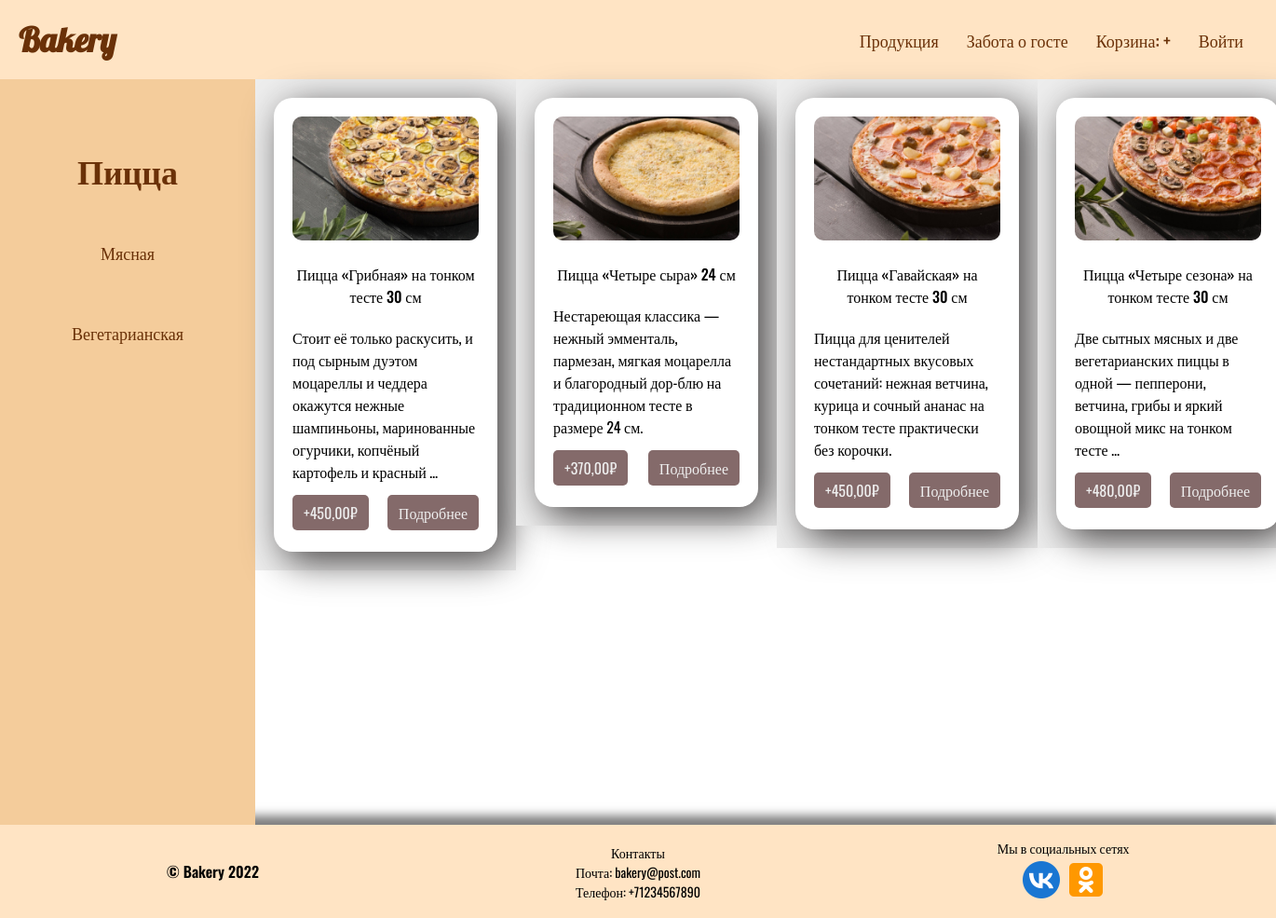
The app's page /category/pizza/ with its own data.
### catalog/models.py (models this page shows, shortened)
class Category(models.Model):
    title = models.CharField(max_length=100, db_index=True, verbose_name='Название')
    slug = models.SlugField(max_length=100, unique=True, db_index=True, verbose_name='URL')
    objects = CategoryManager()
    def __str__(self):
        return self.title

class Product(models.Model):
    MIN_RESOLUTION = (400, 400)
    MAX_RESOLUTION = (1000, 1000)
    MAX_IMAGE_SIZE = 3145728
    class Meta:
        abstract = True
    title = models.CharField(max_length=150, db_index=True, verbose_name='Название')
    slug = models.SlugField(max_length=150, unique=True, db_index=True, verbose_name='URL')
    description = models.TextField(verbose_name='Описание', null=True)
    structure = models.TextField(verbose_name='Состав', null=True)
    weight = models.SmallIntegerField(verbose_name='Вес')
    image = models.ImageField(upload_to="image/%Y/%m/%d", verbose_name='Изображение')
    price = models.DecimalField(max_digits=10, decimal_places=2, verbose_name='Цена')
    category = models.ForeignKey('Category', on_delete=models.CASCADE, verbose_name='Категория')

class Pizza(Product):
    type = models.CharField(max_length=100, null=True, verbose_name='Вид пиццы')
    size = models.CharField(max_length=15, null=True, verbose_name='Размер')
    def __str__(self):
        return f'{self.category.title}: {self.title}'

### catalog/views.py (the view)
# urls.py: path('category/<str:slug>/', CategoryDetailView.as_view(), name='product_category'),
class CategoryDetailView(CategoryDetailMixin, DetailView):
    def get(self, request, *args, **kwargs):
        category = Category.objects.get(slug=kwargs['slug'])
        products = LatestProducts.objects.get_products_for_category(kwargs['slug'])
        types = list(set(prod.type for prod in products))
        context = {
            'category': category,
            'products': products,
            'types': types,
        }
        print(context)
        return render(request, 'catalog/product_category.html', context)

### catalog/models.py (called while the page is built)
    @staticmethod
    def get_products_for_category(*args, **kwargs):
        products = []
        ct_models = ContentType.objects.filter(model__in=args)
        for ct_model in ct_models:
            model_products = ct_model.model_class()._base_manager.all()
            print(model_products)
            products.extend(model_products)
        return products

    def get_queryset(self):
        return super().get_queryset()

### catalog/templates/catalog/product_category.html
{% extends 'catalog/base.html' %}
{% block content %}
{% load static %}
<link rel="stylesheet" href="{% static 'catalog/css/product_category.css' %}" type="text/css">
<div class="conteiner">
        <div class="sidebar">
            <div class="sidebar-inner">
                <div class="sidebar-title">
                    {{ category.title }}
                </div>
                {% for type in types %}
                <ul class="sidebar-menu">
                    <li class="sidebar-menu-item"><a class="sidebar-menu-link" href="#">{{ type }}</a></li>
                {% endfor %}
                </ul>
            </div>
        </div>
        {% for product in products %}
        <div class="content">
            <div class="content-inner">
                <div class="cart">
                    <div class="cart-img-box">
                        <img class='cart-img' src="{{ product.image.url }}">
                    </div>
                    <div class="cart-title">
                        {{ product.title }}
                    </div>
                    <div class="cart-content">
                        {{ product.description|truncatewords:20 }}
                    </div>
                    <ul class="btn-keeper">
                        <li class="content-btn"><a class="btn" href="#">+{{product.price}}₽</a></li>
                        <li class="content-btn"><a class="btn" href="#">Подробнее</a></li>
                    </ul>
                </div>
            </div>
        </div>
        {% endfor %}
    </div>
{% endblock %}

### catalog/static/catalog/css/style.css (style rules this page uses)
html, body { margin: 0; padding: 0; }
* { box-sizing: border-box; }

### catalog/static/catalog/css/product_category.css (style rules this page uses)
.conteiner { width: 100%; min-height: 100vh; display: flex; }
.sidebar { min-width: 20%; padding-top: 40px; padding-bottom: 40px; display: flex; justify-content: center; background-color: rgb(244, 204, 155); }
.sidebar-inner { width: 100%; }
.sidebar-title { margin: 30px; text-align: center; font-family: Oswald; font-size: 36px; font-weight: 600; color: rgb(106, 49, 8); }
.sidebar-menu-item { margin-top: 20px; margin-bottom: 20px; list-style: none; }
.sidebar-menu-link { padding: 20px; display: flex; justify-content: center; text-decoration: none; color: rgb(106, 49, 8); transition: all .3s; }
.sidebar-menu { text-align: center; font-family: Oswald; font-size: 18px; font-weight: 500; }
.content { width: 80%; height: 100%; background-color: #eee; }
.content-inner { height: 100%; display: flex; flex-wrap: wrap; }
.cart { width: 240px; min-height: 400px; border-radius: 20px; margin: 20px; padding: 20px; background-color: #fff; box-shadow: 10px 10px 40px #434040; }
.cart-img { width: 200px; border-radius: 10px; box-sizing: border-box; }
.cart-title { margin-top: 20px; font-family: Oswald; font-size: 16px; font-weight: 500; text-align: center; }
.cart-content { margin-top: 20px; font-family: Oswald; font-size: 16px; font-weight: 400; }
.btn-keeper { display: flex; justify-content: space-between; align-items: center; }
.content-btn { margin-top: 20px; margin-bottom: 10px; list-style: none; }
.btn { background-color: #846A6A; padding: 7px 12px; text-decoration: none; color: #eee; font-family: Oswald; font-size: 16px; font-weight: 400; border-radius: 5px; }

### records on screen
Category: title "Пицца"
Pizza: types "Мясная", image (picture), title "Пицца «Гавайская» на тонком тесте 30 см", description "Пицца для ценителей нестандартных вкусовых сочетаний: нежная ветчина, курица и сочный ананас на тонком тесте практически без корочки.", price "450,00"
Pizza: types "Вегетарианская", image (picture), title "Пицца «Грибная» на тонком тесте 30 см", description "Стоит её только раскусить, и под сырным дуэтом моцареллы и чеддера окажутся нежные шампиньоны, маринованные огурчики, копчёный картофель и красный …", price "450,00"
Pizza: image (picture), title "Пицца «Четыре сыра» 24 см", description "Нестареющая классика — нежный эмменталь, пармезан, мягкая моцарелла и благородный дор-блю на традиционном тесте в размере 24 см.", price "370,00"
Pizza: image (picture), title "Пицца «Четыре сезона» на тонком тесте 30 см", description "Две сытных мясных и две вегетарианских пиццы в одной — пепперони, ветчина, грибы и яркий овощной микс на тонком тесте …", price "480,00"
